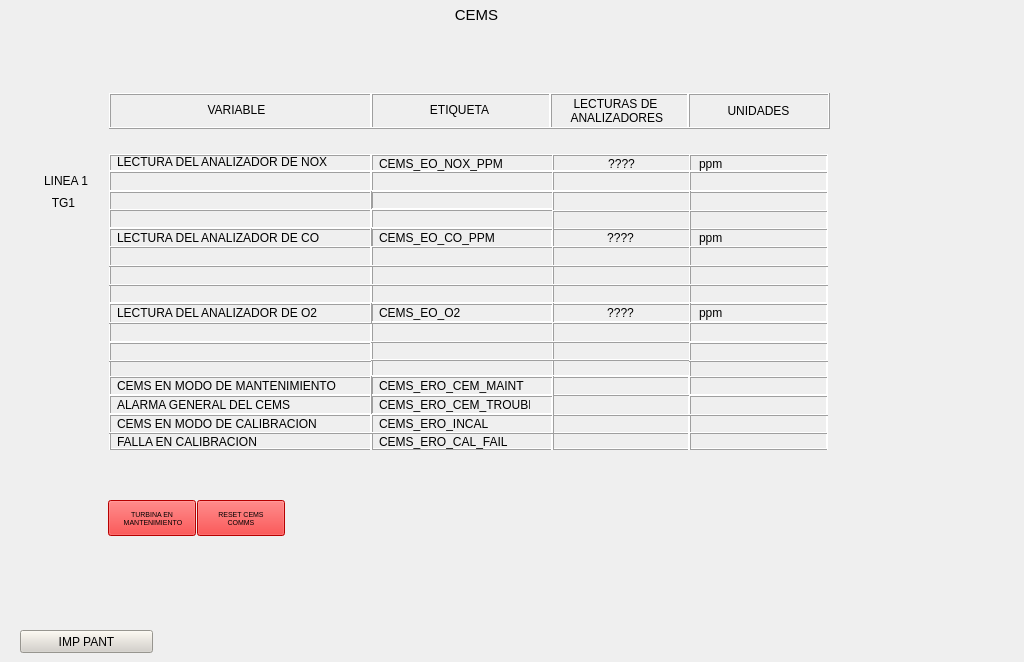
<?xml version="1.0" encoding="UTF-8"?>
<ui version="4.0">
 <class>Widget</class>
 <widget class="QWidget" name="Widget">
  <property name="geometry">
   <rect>
    <x>0</x>
    <y>0</y>
    <width>1024</width>
    <height>662</height>
   </rect>
  </property>
  <property name="minimumSize">
   <size>
    <width>1024</width>
    <height>662</height>
   </size>
  </property>
  <property name="maximumSize">
   <size>
    <width>1024</width>
    <height>662</height>
   </size>
  </property>
  <property name="windowTitle">
   <string>Widget</string>
  </property>
  <widget class="QLabel" name="lbLinea">
   <property name="geometry">
    <rect>
     <x>0</x>
     <y>0</y>
     <width>1024</width>
     <height>662</height>
    </rect>
   </property>
   <property name="text">
    <string/>
   </property>
   <property name="pixmap">
    <pixmap resource="../Resources.qrc">:/Resources/PNG/BackGround.png</pixmap>
   </property>
   <property name="scaledContents">
    <bool>true</bool>
   </property>
  </widget>
  <widget class="QFrame" name="frameLinea">
   <property name="geometry">
    <rect>
     <x>30</x>
     <y>150</y>
     <width>68</width>
     <height>115</height>
    </rect>
   </property>
   <property name="styleSheet">
    <string notr="true">background-color: rgba(255, 255, 255, 0);</string>
   </property>
   <property name="frameShape">
    <enum>QFrame::Box</enum>
   </property>
   <property name="frameShadow">
    <enum>QFrame::Raised</enum>
   </property>
   <widget class="QLabel" name="lbLineaT">
    <property name="geometry">
     <rect>
      <x>10</x>
      <y>20</y>
      <width>52</width>
      <height>22</height>
     </rect>
    </property>
    <property name="text">
     <string>LINEA 1</string>
    </property>
    <property name="alignment">
     <set>Qt::AlignCenter</set>
    </property>
   </widget>
   <widget class="QLabel" name="lbTG1T">
    <property name="geometry">
     <rect>
      <x>18</x>
      <y>45</y>
      <width>31</width>
      <height>16</height>
     </rect>
    </property>
    <property name="text">
     <string>TG1</string>
    </property>
    <property name="alignment">
     <set>Qt::AlignCenter</set>
    </property>
   </widget>
  </widget>
  <widget class="QFrame" name="frameVariable">
   <property name="geometry">
    <rect>
     <x>109</x>
     <y>93</y>
     <width>263</width>
     <height>36</height>
    </rect>
   </property>
   <property name="frameShape">
    <enum>QFrame::Box</enum>
   </property>
   <property name="frameShadow">
    <enum>QFrame::Raised</enum>
   </property>
   <widget class="QLabel" name="lbEncabezadoT">
    <property name="geometry">
     <rect>
      <x>12</x>
      <y>7</y>
      <width>231</width>
      <height>20</height>
     </rect>
    </property>
    <property name="font">
     <font>
      <pointsize>9</pointsize>
     </font>
    </property>
    <property name="text">
     <string>VARIABLE</string>
    </property>
    <property name="alignment">
     <set>Qt::AlignCenter</set>
    </property>
   </widget>
  </widget>
  <widget class="QFrame" name="frameEtiq">
   <property name="geometry">
    <rect>
     <x>371</x>
     <y>93</y>
     <width>180</width>
     <height>36</height>
    </rect>
   </property>
   <property name="font">
    <font>
     <pointsize>9</pointsize>
    </font>
   </property>
   <property name="frameShape">
    <enum>QFrame::Box</enum>
   </property>
   <property name="frameShadow">
    <enum>QFrame::Raised</enum>
   </property>
   <widget class="QLabel" name="lbEtiqT">
    <property name="geometry">
     <rect>
      <x>13</x>
      <y>7</y>
      <width>151</width>
      <height>20</height>
     </rect>
    </property>
    <property name="text">
     <string>ETIQUETA</string>
    </property>
    <property name="alignment">
     <set>Qt::AlignCenter</set>
    </property>
   </widget>
  </widget>
  <widget class="QFrame" name="frame">
   <property name="geometry">
    <rect>
     <x>550</x>
     <y>93</y>
     <width>139</width>
     <height>36</height>
    </rect>
   </property>
   <property name="frameShape">
    <enum>QFrame::Box</enum>
   </property>
   <property name="frameShadow">
    <enum>QFrame::Raised</enum>
   </property>
   <widget class="QLabel" name="lbLecT">
    <property name="geometry">
     <rect>
      <x>10</x>
      <y>0</y>
      <width>111</width>
      <height>36</height>
     </rect>
    </property>
    <property name="text">
     <string>LECTURAS DE
 ANALIZADORES</string>
    </property>
    <property name="alignment">
     <set>Qt::AlignCenter</set>
    </property>
   </widget>
  </widget>
  <widget class="QFrame" name="frame_2">
   <property name="geometry">
    <rect>
     <x>688</x>
     <y>93</y>
     <width>142</width>
     <height>36</height>
    </rect>
   </property>
   <property name="frameShape">
    <enum>QFrame::Box</enum>
   </property>
   <property name="frameShadow">
    <enum>QFrame::Raised</enum>
   </property>
   <widget class="QLabel" name="lbUnidT">
    <property name="geometry">
     <rect>
      <x>20</x>
      <y>7</y>
      <width>101</width>
      <height>21</height>
     </rect>
    </property>
    <property name="font">
     <font>
      <pointsize>9</pointsize>
     </font>
    </property>
    <property name="text">
     <string>UNIDADES</string>
    </property>
    <property name="alignment">
     <set>Qt::AlignCenter</set>
    </property>
   </widget>
  </widget>
  <widget class="QLabel" name="lbCemsT">
   <property name="geometry">
    <rect>
     <x>442</x>
     <y>6</y>
     <width>69</width>
     <height>17</height>
    </rect>
   </property>
   <property name="font">
    <font>
     <pointsize>11</pointsize>
    </font>
   </property>
   <property name="text">
    <string>CEMS</string>
   </property>
   <property name="alignment">
    <set>Qt::AlignCenter</set>
   </property>
  </widget>
  <widget class="QFrame" name="frame_3">
   <property name="geometry">
    <rect>
     <x>109</x>
     <y>154</y>
     <width>719</width>
     <height>296</height>
    </rect>
   </property>
   <property name="styleSheet">
    <string notr="true">borde: rgb(0, 0, 0);</string>
   </property>
   <property name="frameShape">
    <enum>QFrame::Box</enum>
   </property>
   <property name="frameShadow">
    <enum>QFrame::Raised</enum>
   </property>
   <widget class="QFrame" name="frame_4">
    <property name="geometry">
     <rect>
      <x>0</x>
      <y>0</y>
      <width>263</width>
      <height>18</height>
     </rect>
    </property>
    <property name="frameShape">
     <enum>QFrame::Box</enum>
    </property>
    <property name="frameShadow">
     <enum>QFrame::Raised</enum>
    </property>
    <widget class="QLabel" name="lbLectNoxT">
     <property name="geometry">
      <rect>
       <x>8</x>
       <y>0</y>
       <width>241</width>
       <height>16</height>
      </rect>
     </property>
     <property name="font">
      <font>
       <pointsize>9</pointsize>
      </font>
     </property>
     <property name="text">
      <string>LECTURA DEL ANALIZADOR DE NOX</string>
     </property>
     <property name="alignment">
      <set>Qt::AlignLeading|Qt::AlignLeft|Qt::AlignVCenter</set>
     </property>
    </widget>
   </widget>
   <widget class="QFrame" name="frame_5">
    <property name="geometry">
     <rect>
      <x>262</x>
      <y>0</y>
      <width>183</width>
      <height>18</height>
     </rect>
    </property>
    <property name="frameShape">
     <enum>QFrame::Box</enum>
    </property>
    <property name="frameShadow">
     <enum>QFrame::Raised</enum>
    </property>
    <widget class="QLabel" name="lbCemsNoxT">
     <property name="geometry">
      <rect>
       <x>8</x>
       <y>0</y>
       <width>151</width>
       <height>20</height>
      </rect>
     </property>
     <property name="font">
      <font>
       <pointsize>9</pointsize>
      </font>
     </property>
     <property name="text">
      <string>CEMS_EO_NOX_PPM</string>
     </property>
    </widget>
   </widget>
   <widget class="QFrame" name="frame_6">
    <property name="geometry">
     <rect>
      <x>443</x>
      <y>0</y>
      <width>139</width>
      <height>18</height>
     </rect>
    </property>
    <property name="frameShape">
     <enum>QFrame::Box</enum>
    </property>
    <property name="frameShadow">
     <enum>QFrame::Raised</enum>
    </property>
    <widget class="QLabel" name="lbNox">
     <property name="geometry">
      <rect>
       <x>14</x>
       <y>0</y>
       <width>111</width>
       <height>20</height>
      </rect>
     </property>
     <property name="font">
      <font>
       <pointsize>9</pointsize>
      </font>
     </property>
     <property name="text">
      <string>????</string>
     </property>
     <property name="alignment">
      <set>Qt::AlignCenter</set>
     </property>
    </widget>
   </widget>
   <widget class="QFrame" name="frame_7">
    <property name="geometry">
     <rect>
      <x>580</x>
      <y>0</y>
      <width>140</width>
      <height>18</height>
     </rect>
    </property>
    <property name="frameShape">
     <enum>QFrame::Box</enum>
    </property>
    <property name="frameShadow">
     <enum>QFrame::Raised</enum>
    </property>
    <widget class="QLabel" name="lBNoxU">
     <property name="geometry">
      <rect>
       <x>10</x>
       <y>0</y>
       <width>111</width>
       <height>20</height>
      </rect>
     </property>
     <property name="font">
      <font>
       <pointsize>9</pointsize>
      </font>
     </property>
     <property name="text">
      <string>ppm</string>
     </property>
    </widget>
   </widget>
   <widget class="QFrame" name="frame_8">
    <property name="geometry">
     <rect>
      <x>0</x>
      <y>17</y>
      <width>263</width>
      <height>21</height>
     </rect>
    </property>
    <property name="frameShape">
     <enum>QFrame::Box</enum>
    </property>
    <property name="frameShadow">
     <enum>QFrame::Raised</enum>
    </property>
   </widget>
   <widget class="QFrame" name="frame_9">
    <property name="geometry">
     <rect>
      <x>262</x>
      <y>17</y>
      <width>183</width>
      <height>21</height>
     </rect>
    </property>
    <property name="frameShape">
     <enum>QFrame::Box</enum>
    </property>
    <property name="frameShadow">
     <enum>QFrame::Raised</enum>
    </property>
   </widget>
   <widget class="QFrame" name="frame_10">
    <property name="geometry">
     <rect>
      <x>443</x>
      <y>17</y>
      <width>139</width>
      <height>21</height>
     </rect>
    </property>
    <property name="frameShape">
     <enum>QFrame::Box</enum>
    </property>
    <property name="frameShadow">
     <enum>QFrame::Raised</enum>
    </property>
   </widget>
   <widget class="QFrame" name="frame_17">
    <property name="geometry">
     <rect>
      <x>580</x>
      <y>17</y>
      <width>140</width>
      <height>21</height>
     </rect>
    </property>
    <property name="frameShape">
     <enum>QFrame::Box</enum>
    </property>
    <property name="frameShadow">
     <enum>QFrame::Raised</enum>
    </property>
   </widget>
   <widget class="QFrame" name="frame_18">
    <property name="geometry">
     <rect>
      <x>262</x>
      <y>37</y>
      <width>183</width>
      <height>19</height>
     </rect>
    </property>
    <property name="frameShape">
     <enum>QFrame::Box</enum>
    </property>
    <property name="frameShadow">
     <enum>QFrame::Raised</enum>
    </property>
   </widget>
   <widget class="QFrame" name="frame_27">
    <property name="geometry">
     <rect>
      <x>0</x>
      <y>37</y>
      <width>263</width>
      <height>20</height>
     </rect>
    </property>
    <property name="frameShape">
     <enum>QFrame::Box</enum>
    </property>
    <property name="frameShadow">
     <enum>QFrame::Raised</enum>
    </property>
   </widget>
   <widget class="QFrame" name="frame_28">
    <property name="geometry">
     <rect>
      <x>580</x>
      <y>37</y>
      <width>140</width>
      <height>21</height>
     </rect>
    </property>
    <property name="frameShape">
     <enum>QFrame::Box</enum>
    </property>
    <property name="frameShadow">
     <enum>QFrame::Raised</enum>
    </property>
   </widget>
   <widget class="QFrame" name="frame_29">
    <property name="geometry">
     <rect>
      <x>443</x>
      <y>37</y>
      <width>139</width>
      <height>21</height>
     </rect>
    </property>
    <property name="frameShape">
     <enum>QFrame::Box</enum>
    </property>
    <property name="frameShadow">
     <enum>QFrame::Raised</enum>
    </property>
   </widget>
   <widget class="QFrame" name="frame_30">
    <property name="geometry">
     <rect>
      <x>0</x>
      <y>55</y>
      <width>263</width>
      <height>20</height>
     </rect>
    </property>
    <property name="frameShape">
     <enum>QFrame::Box</enum>
    </property>
    <property name="frameShadow">
     <enum>QFrame::Raised</enum>
    </property>
   </widget>
   <widget class="QFrame" name="frame_31">
    <property name="geometry">
     <rect>
      <x>262</x>
      <y>55</y>
      <width>183</width>
      <height>20</height>
     </rect>
    </property>
    <property name="frameShape">
     <enum>QFrame::Box</enum>
    </property>
    <property name="frameShadow">
     <enum>QFrame::Raised</enum>
    </property>
   </widget>
   <widget class="QFrame" name="frame_32">
    <property name="geometry">
     <rect>
      <x>443</x>
      <y>56</y>
      <width>139</width>
      <height>20</height>
     </rect>
    </property>
    <property name="frameShape">
     <enum>QFrame::Box</enum>
    </property>
    <property name="frameShadow">
     <enum>QFrame::Raised</enum>
    </property>
   </widget>
   <widget class="QFrame" name="frame_33">
    <property name="geometry">
     <rect>
      <x>580</x>
      <y>56</y>
      <width>140</width>
      <height>20</height>
     </rect>
    </property>
    <property name="frameShape">
     <enum>QFrame::Box</enum>
    </property>
    <property name="frameShadow">
     <enum>QFrame::Raised</enum>
    </property>
   </widget>
   <widget class="QFrame" name="frame_34">
    <property name="geometry">
     <rect>
      <x>580</x>
      <y>74</y>
      <width>140</width>
      <height>20</height>
     </rect>
    </property>
    <property name="frameShape">
     <enum>QFrame::Box</enum>
    </property>
    <property name="frameShadow">
     <enum>QFrame::Raised</enum>
    </property>
    <widget class="QLabel" name="lbCoU">
     <property name="geometry">
      <rect>
       <x>10</x>
       <y>0</y>
       <width>111</width>
       <height>20</height>
      </rect>
     </property>
     <property name="font">
      <font>
       <pointsize>9</pointsize>
      </font>
     </property>
     <property name="text">
      <string>ppm</string>
     </property>
    </widget>
   </widget>
   <widget class="QFrame" name="frame_35">
    <property name="geometry">
     <rect>
      <x>442</x>
      <y>74</y>
      <width>140</width>
      <height>20</height>
     </rect>
    </property>
    <property name="frameShape">
     <enum>QFrame::Box</enum>
    </property>
    <property name="frameShadow">
     <enum>QFrame::Raised</enum>
    </property>
    <widget class="QLabel" name="lbCo">
     <property name="geometry">
      <rect>
       <x>14</x>
       <y>0</y>
       <width>111</width>
       <height>20</height>
      </rect>
     </property>
     <property name="font">
      <font>
       <pointsize>9</pointsize>
      </font>
     </property>
     <property name="text">
      <string>????</string>
     </property>
     <property name="alignment">
      <set>Qt::AlignCenter</set>
     </property>
    </widget>
   </widget>
   <widget class="QFrame" name="frame_36">
    <property name="geometry">
     <rect>
      <x>262</x>
      <y>74</y>
      <width>183</width>
      <height>20</height>
     </rect>
    </property>
    <property name="frameShape">
     <enum>QFrame::Box</enum>
    </property>
    <property name="frameShadow">
     <enum>QFrame::Raised</enum>
    </property>
    <widget class="QLabel" name="lbCemsCoT">
     <property name="geometry">
      <rect>
       <x>8</x>
       <y>0</y>
       <width>151</width>
       <height>20</height>
      </rect>
     </property>
     <property name="font">
      <font>
       <pointsize>9</pointsize>
      </font>
     </property>
     <property name="text">
      <string>CEMS_EO_CO_PPM</string>
     </property>
    </widget>
   </widget>
   <widget class="QFrame" name="frame_37">
    <property name="geometry">
     <rect>
      <x>0</x>
      <y>74</y>
      <width>263</width>
      <height>20</height>
     </rect>
    </property>
    <property name="frameShape">
     <enum>QFrame::Box</enum>
    </property>
    <property name="frameShadow">
     <enum>QFrame::Raised</enum>
    </property>
    <widget class="QLabel" name="lbLectCoT">
     <property name="geometry">
      <rect>
       <x>8</x>
       <y>0</y>
       <width>231</width>
       <height>20</height>
      </rect>
     </property>
     <property name="font">
      <font>
       <pointsize>9</pointsize>
      </font>
     </property>
     <property name="text">
      <string>LECTURA DEL ANALIZADOR DE CO</string>
     </property>
     <property name="alignment">
      <set>Qt::AlignLeading|Qt::AlignLeft|Qt::AlignVCenter</set>
     </property>
    </widget>
   </widget>
   <widget class="QFrame" name="frame_38">
    <property name="geometry">
     <rect>
      <x>0</x>
      <y>130</y>
      <width>263</width>
      <height>20</height>
     </rect>
    </property>
    <property name="frameShape">
     <enum>QFrame::Box</enum>
    </property>
    <property name="frameShadow">
     <enum>QFrame::Raised</enum>
    </property>
   </widget>
   <widget class="QFrame" name="frame_39">
    <property name="geometry">
     <rect>
      <x>0</x>
      <y>111</y>
      <width>263</width>
      <height>21</height>
     </rect>
    </property>
    <property name="frameShape">
     <enum>QFrame::Box</enum>
    </property>
    <property name="frameShadow">
     <enum>QFrame::Raised</enum>
    </property>
   </widget>
   <widget class="QFrame" name="frame_41">
    <property name="geometry">
     <rect>
      <x>0</x>
      <y>92</y>
      <width>263</width>
      <height>21</height>
     </rect>
    </property>
    <property name="frameShape">
     <enum>QFrame::Box</enum>
    </property>
    <property name="frameShadow">
     <enum>QFrame::Raised</enum>
    </property>
   </widget>
   <widget class="QFrame" name="frame_42">
    <property name="geometry">
     <rect>
      <x>262</x>
      <y>130</y>
      <width>183</width>
      <height>20</height>
     </rect>
    </property>
    <property name="frameShape">
     <enum>QFrame::Box</enum>
    </property>
    <property name="frameShadow">
     <enum>QFrame::Raised</enum>
    </property>
   </widget>
   <widget class="QFrame" name="frame_66">
    <property name="geometry">
     <rect>
      <x>262</x>
      <y>111</y>
      <width>183</width>
      <height>21</height>
     </rect>
    </property>
    <property name="frameShape">
     <enum>QFrame::Box</enum>
    </property>
    <property name="frameShadow">
     <enum>QFrame::Raised</enum>
    </property>
   </widget>
   <widget class="QFrame" name="frame_67">
    <property name="geometry">
     <rect>
      <x>262</x>
      <y>92</y>
      <width>183</width>
      <height>21</height>
     </rect>
    </property>
    <property name="frameShape">
     <enum>QFrame::Box</enum>
    </property>
    <property name="frameShadow">
     <enum>QFrame::Raised</enum>
    </property>
   </widget>
   <widget class="QFrame" name="frame_68">
    <property name="geometry">
     <rect>
      <x>443</x>
      <y>130</y>
      <width>139</width>
      <height>20</height>
     </rect>
    </property>
    <property name="frameShape">
     <enum>QFrame::Box</enum>
    </property>
    <property name="frameShadow">
     <enum>QFrame::Raised</enum>
    </property>
   </widget>
   <widget class="QFrame" name="frame_95">
    <property name="geometry">
     <rect>
      <x>443</x>
      <y>111</y>
      <width>139</width>
      <height>21</height>
     </rect>
    </property>
    <property name="frameShape">
     <enum>QFrame::Box</enum>
    </property>
    <property name="frameShadow">
     <enum>QFrame::Raised</enum>
    </property>
   </widget>
   <widget class="QFrame" name="frame_96">
    <property name="geometry">
     <rect>
      <x>443</x>
      <y>92</y>
      <width>139</width>
      <height>21</height>
     </rect>
    </property>
    <property name="frameShape">
     <enum>QFrame::Box</enum>
    </property>
    <property name="frameShadow">
     <enum>QFrame::Raised</enum>
    </property>
   </widget>
   <widget class="QFrame" name="frame_97">
    <property name="geometry">
     <rect>
      <x>580</x>
      <y>130</y>
      <width>140</width>
      <height>20</height>
     </rect>
    </property>
    <property name="frameShape">
     <enum>QFrame::Box</enum>
    </property>
    <property name="frameShadow">
     <enum>QFrame::Raised</enum>
    </property>
   </widget>
   <widget class="QFrame" name="frame_127">
    <property name="geometry">
     <rect>
      <x>580</x>
      <y>111</y>
      <width>140</width>
      <height>21</height>
     </rect>
    </property>
    <property name="frameShape">
     <enum>QFrame::Box</enum>
    </property>
    <property name="frameShadow">
     <enum>QFrame::Raised</enum>
    </property>
   </widget>
   <widget class="QFrame" name="frame_128">
    <property name="geometry">
     <rect>
      <x>580</x>
      <y>92</y>
      <width>140</width>
      <height>21</height>
     </rect>
    </property>
    <property name="frameShape">
     <enum>QFrame::Box</enum>
    </property>
    <property name="frameShadow">
     <enum>QFrame::Raised</enum>
    </property>
   </widget>
   <widget class="QFrame" name="frame_129">
    <property name="geometry">
     <rect>
      <x>580</x>
      <y>149</y>
      <width>140</width>
      <height>20</height>
     </rect>
    </property>
    <property name="frameShape">
     <enum>QFrame::Box</enum>
    </property>
    <property name="frameShadow">
     <enum>QFrame::Raised</enum>
    </property>
    <widget class="QLabel" name="lbO2U">
     <property name="geometry">
      <rect>
       <x>10</x>
       <y>0</y>
       <width>111</width>
       <height>20</height>
      </rect>
     </property>
     <property name="font">
      <font>
       <pointsize>9</pointsize>
      </font>
     </property>
     <property name="text">
      <string>ppm</string>
     </property>
    </widget>
   </widget>
   <widget class="QFrame" name="frame_131">
    <property name="geometry">
     <rect>
      <x>442</x>
      <y>149</y>
      <width>140</width>
      <height>20</height>
     </rect>
    </property>
    <property name="frameShape">
     <enum>QFrame::Box</enum>
    </property>
    <property name="frameShadow">
     <enum>QFrame::Raised</enum>
    </property>
    <widget class="QLabel" name="lbO2">
     <property name="geometry">
      <rect>
       <x>14</x>
       <y>0</y>
       <width>111</width>
       <height>20</height>
      </rect>
     </property>
     <property name="font">
      <font>
       <pointsize>9</pointsize>
      </font>
     </property>
     <property name="text">
      <string>????</string>
     </property>
     <property name="alignment">
      <set>Qt::AlignCenter</set>
     </property>
    </widget>
   </widget>
   <widget class="QFrame" name="frame_132">
    <property name="geometry">
     <rect>
      <x>262</x>
      <y>149</y>
      <width>183</width>
      <height>20</height>
     </rect>
    </property>
    <property name="frameShape">
     <enum>QFrame::Box</enum>
    </property>
    <property name="frameShadow">
     <enum>QFrame::Raised</enum>
    </property>
    <widget class="QLabel" name="lbCemsO2T">
     <property name="geometry">
      <rect>
       <x>8</x>
       <y>0</y>
       <width>151</width>
       <height>20</height>
      </rect>
     </property>
     <property name="font">
      <font>
       <pointsize>9</pointsize>
      </font>
     </property>
     <property name="text">
      <string>CEMS_EO_O2</string>
     </property>
    </widget>
   </widget>
   <widget class="QFrame" name="frame_133">
    <property name="geometry">
     <rect>
      <x>0</x>
      <y>206</y>
      <width>263</width>
      <height>18</height>
     </rect>
    </property>
    <property name="frameShape">
     <enum>QFrame::Box</enum>
    </property>
    <property name="frameShadow">
     <enum>QFrame::Raised</enum>
    </property>
   </widget>
   <widget class="QFrame" name="frame_134">
    <property name="geometry">
     <rect>
      <x>0</x>
      <y>168</y>
      <width>263</width>
      <height>21</height>
     </rect>
    </property>
    <property name="frameShape">
     <enum>QFrame::Box</enum>
    </property>
    <property name="frameShadow">
     <enum>QFrame::Raised</enum>
    </property>
   </widget>
   <widget class="QFrame" name="frame_135">
    <property name="geometry">
     <rect>
      <x>0</x>
      <y>188</y>
      <width>263</width>
      <height>20</height>
     </rect>
    </property>
    <property name="frameShape">
     <enum>QFrame::Box</enum>
    </property>
    <property name="frameShadow">
     <enum>QFrame::Raised</enum>
    </property>
   </widget>
   <widget class="QFrame" name="frame_138">
    <property name="geometry">
     <rect>
      <x>262</x>
      <y>205</y>
      <width>183</width>
      <height>18</height>
     </rect>
    </property>
    <property name="frameShape">
     <enum>QFrame::Box</enum>
    </property>
    <property name="frameShadow">
     <enum>QFrame::Raised</enum>
    </property>
   </widget>
   <widget class="QFrame" name="frame_178">
    <property name="geometry">
     <rect>
      <x>262</x>
      <y>187</y>
      <width>183</width>
      <height>20</height>
     </rect>
    </property>
    <property name="frameShape">
     <enum>QFrame::Box</enum>
    </property>
    <property name="frameShadow">
     <enum>QFrame::Raised</enum>
    </property>
   </widget>
   <widget class="QFrame" name="frame_179">
    <property name="geometry">
     <rect>
      <x>262</x>
      <y>168</y>
      <width>183</width>
      <height>21</height>
     </rect>
    </property>
    <property name="frameShape">
     <enum>QFrame::Box</enum>
    </property>
    <property name="frameShadow">
     <enum>QFrame::Raised</enum>
    </property>
   </widget>
   <widget class="QFrame" name="frame_180">
    <property name="geometry">
     <rect>
      <x>443</x>
      <y>205</y>
      <width>139</width>
      <height>18</height>
     </rect>
    </property>
    <property name="frameShape">
     <enum>QFrame::Box</enum>
    </property>
    <property name="frameShadow">
     <enum>QFrame::Raised</enum>
    </property>
   </widget>
   <widget class="QFrame" name="frame_181">
    <property name="geometry">
     <rect>
      <x>443</x>
      <y>187</y>
      <width>139</width>
      <height>20</height>
     </rect>
    </property>
    <property name="frameShape">
     <enum>QFrame::Box</enum>
    </property>
    <property name="frameShadow">
     <enum>QFrame::Raised</enum>
    </property>
   </widget>
   <widget class="QFrame" name="frame_182">
    <property name="geometry">
     <rect>
      <x>443</x>
      <y>168</y>
      <width>139</width>
      <height>21</height>
     </rect>
    </property>
    <property name="frameShape">
     <enum>QFrame::Box</enum>
    </property>
    <property name="frameShadow">
     <enum>QFrame::Raised</enum>
    </property>
   </widget>
   <widget class="QFrame" name="frame_183">
    <property name="geometry">
     <rect>
      <x>442</x>
      <y>260</y>
      <width>139</width>
      <height>20</height>
     </rect>
    </property>
    <property name="frameShape">
     <enum>QFrame::Box</enum>
    </property>
    <property name="frameShadow">
     <enum>QFrame::Raised</enum>
    </property>
   </widget>
   <widget class="QFrame" name="frame_184">
    <property name="geometry">
     <rect>
      <x>442</x>
      <y>240</y>
      <width>139</width>
      <height>22</height>
     </rect>
    </property>
    <property name="frameShape">
     <enum>QFrame::Box</enum>
    </property>
    <property name="frameShadow">
     <enum>QFrame::Raised</enum>
    </property>
   </widget>
   <widget class="QFrame" name="frame_185">
    <property name="geometry">
     <rect>
      <x>442</x>
      <y>222</y>
      <width>139</width>
      <height>20</height>
     </rect>
    </property>
    <property name="frameShape">
     <enum>QFrame::Box</enum>
    </property>
    <property name="frameShadow">
     <enum>QFrame::Raised</enum>
    </property>
   </widget>
   <widget class="QFrame" name="frame_186">
    <property name="geometry">
     <rect>
      <x>442</x>
      <y>278</y>
      <width>139</width>
      <height>20</height>
     </rect>
    </property>
    <property name="frameShape">
     <enum>QFrame::Box</enum>
    </property>
    <property name="frameShadow">
     <enum>QFrame::Raised</enum>
    </property>
   </widget>
   <widget class="QFrame" name="frame_187">
    <property name="geometry">
     <rect>
      <x>580</x>
      <y>206</y>
      <width>140</width>
      <height>18</height>
     </rect>
    </property>
    <property name="frameShape">
     <enum>QFrame::Box</enum>
    </property>
    <property name="frameShadow">
     <enum>QFrame::Raised</enum>
    </property>
   </widget>
   <widget class="QFrame" name="frame_188">
    <property name="geometry">
     <rect>
      <x>580</x>
      <y>168</y>
      <width>140</width>
      <height>21</height>
     </rect>
    </property>
    <property name="frameShape">
     <enum>QFrame::Box</enum>
    </property>
    <property name="frameShadow">
     <enum>QFrame::Raised</enum>
    </property>
   </widget>
   <widget class="QFrame" name="frame_189">
    <property name="geometry">
     <rect>
      <x>580</x>
      <y>188</y>
      <width>140</width>
      <height>20</height>
     </rect>
    </property>
    <property name="frameShape">
     <enum>QFrame::Box</enum>
    </property>
    <property name="frameShadow">
     <enum>QFrame::Raised</enum>
    </property>
   </widget>
   <widget class="QFrame" name="frame_190">
    <property name="geometry">
     <rect>
      <x>580</x>
      <y>260</y>
      <width>140</width>
      <height>20</height>
     </rect>
    </property>
    <property name="frameShape">
     <enum>QFrame::Box</enum>
    </property>
    <property name="frameShadow">
     <enum>QFrame::Raised</enum>
    </property>
   </widget>
   <widget class="QFrame" name="frame_191">
    <property name="geometry">
     <rect>
      <x>580</x>
      <y>222</y>
      <width>140</width>
      <height>20</height>
     </rect>
    </property>
    <property name="frameShape">
     <enum>QFrame::Box</enum>
    </property>
    <property name="frameShadow">
     <enum>QFrame::Raised</enum>
    </property>
   </widget>
   <widget class="QFrame" name="frame_192">
    <property name="geometry">
     <rect>
      <x>580</x>
      <y>241</y>
      <width>140</width>
      <height>21</height>
     </rect>
    </property>
    <property name="frameShape">
     <enum>QFrame::Box</enum>
    </property>
    <property name="frameShadow">
     <enum>QFrame::Raised</enum>
    </property>
   </widget>
   <widget class="QFrame" name="frame_193">
    <property name="geometry">
     <rect>
      <x>580</x>
      <y>278</y>
      <width>140</width>
      <height>20</height>
     </rect>
    </property>
    <property name="frameShape">
     <enum>QFrame::Box</enum>
    </property>
    <property name="frameShadow">
     <enum>QFrame::Raised</enum>
    </property>
   </widget>
   <widget class="QFrame" name="frame_194">
    <property name="geometry">
     <rect>
      <x>262</x>
      <y>222</y>
      <width>183</width>
      <height>20</height>
     </rect>
    </property>
    <property name="frameShape">
     <enum>QFrame::Box</enum>
    </property>
    <property name="frameShadow">
     <enum>QFrame::Raised</enum>
    </property>
    <widget class="QLabel" name="lbCemsEroMantT">
     <property name="geometry">
      <rect>
       <x>8</x>
       <y>0</y>
       <width>151</width>
       <height>20</height>
      </rect>
     </property>
     <property name="font">
      <font>
       <pointsize>9</pointsize>
      </font>
     </property>
     <property name="text">
      <string>CEMS_ERO_CEM_MAINT</string>
     </property>
    </widget>
   </widget>
   <widget class="QFrame" name="frame_195">
    <property name="geometry">
     <rect>
      <x>0</x>
      <y>222</y>
      <width>263</width>
      <height>20</height>
     </rect>
    </property>
    <property name="frameShape">
     <enum>QFrame::Box</enum>
    </property>
    <property name="frameShadow">
     <enum>QFrame::Raised</enum>
    </property>
    <widget class="QLabel" name="lbCemsMantT">
     <property name="geometry">
      <rect>
       <x>8</x>
       <y>0</y>
       <width>231</width>
       <height>20</height>
      </rect>
     </property>
     <property name="font">
      <font>
       <pointsize>9</pointsize>
      </font>
     </property>
     <property name="text">
      <string>CEMS EN MODO DE MANTENIMIENTO</string>
     </property>
     <property name="alignment">
      <set>Qt::AlignLeading|Qt::AlignLeft|Qt::AlignVCenter</set>
     </property>
    </widget>
   </widget>
   <widget class="QFrame" name="frame_196">
    <property name="geometry">
     <rect>
      <x>262</x>
      <y>241</y>
      <width>183</width>
      <height>20</height>
     </rect>
    </property>
    <property name="frameShape">
     <enum>QFrame::Box</enum>
    </property>
    <property name="frameShadow">
     <enum>QFrame::Raised</enum>
    </property>
    <widget class="QLabel" name="lbCemsEroTroubleT">
     <property name="geometry">
      <rect>
       <x>8</x>
       <y>0</y>
       <width>151</width>
       <height>20</height>
      </rect>
     </property>
     <property name="font">
      <font>
       <pointsize>9</pointsize>
      </font>
     </property>
     <property name="text">
      <string>CEMS_ERO_CEM_TROUBLE</string>
     </property>
    </widget>
   </widget>
   <widget class="QFrame" name="frame_197">
    <property name="geometry">
     <rect>
      <x>0</x>
      <y>241</y>
      <width>263</width>
      <height>20</height>
     </rect>
    </property>
    <property name="frameShape">
     <enum>QFrame::Box</enum>
    </property>
    <property name="frameShadow">
     <enum>QFrame::Raised</enum>
    </property>
    <widget class="QLabel" name="lbAlarmCemsT">
     <property name="geometry">
      <rect>
       <x>8</x>
       <y>0</y>
       <width>231</width>
       <height>20</height>
      </rect>
     </property>
     <property name="font">
      <font>
       <pointsize>9</pointsize>
      </font>
     </property>
     <property name="text">
      <string>ALARMA GENERAL DEL CEMS</string>
     </property>
     <property name="alignment">
      <set>Qt::AlignLeading|Qt::AlignLeft|Qt::AlignVCenter</set>
     </property>
    </widget>
   </widget>
   <widget class="QFrame" name="frame_198">
    <property name="geometry">
     <rect>
      <x>0</x>
      <y>278</y>
      <width>263</width>
      <height>20</height>
     </rect>
    </property>
    <property name="frameShape">
     <enum>QFrame::Box</enum>
    </property>
    <property name="frameShadow">
     <enum>QFrame::Raised</enum>
    </property>
    <widget class="QLabel" name="lbFallasCalibT">
     <property name="geometry">
      <rect>
       <x>8</x>
       <y>0</y>
       <width>231</width>
       <height>20</height>
      </rect>
     </property>
     <property name="font">
      <font>
       <pointsize>9</pointsize>
      </font>
     </property>
     <property name="text">
      <string>FALLA EN CALIBRACION</string>
     </property>
     <property name="alignment">
      <set>Qt::AlignLeading|Qt::AlignLeft|Qt::AlignVCenter</set>
     </property>
    </widget>
   </widget>
   <widget class="QFrame" name="frame_199">
    <property name="geometry">
     <rect>
      <x>0</x>
      <y>260</y>
      <width>263</width>
      <height>20</height>
     </rect>
    </property>
    <property name="frameShape">
     <enum>QFrame::Box</enum>
    </property>
    <property name="frameShadow">
     <enum>QFrame::Raised</enum>
    </property>
    <widget class="QLabel" name="lbCemsCalibT">
     <property name="geometry">
      <rect>
       <x>8</x>
       <y>0</y>
       <width>231</width>
       <height>20</height>
      </rect>
     </property>
     <property name="font">
      <font>
       <pointsize>9</pointsize>
      </font>
     </property>
     <property name="text">
      <string>CEMS EN MODO DE CALIBRACION</string>
     </property>
     <property name="alignment">
      <set>Qt::AlignLeading|Qt::AlignLeft|Qt::AlignVCenter</set>
     </property>
    </widget>
   </widget>
   <widget class="QFrame" name="frame_200">
    <property name="geometry">
     <rect>
      <x>262</x>
      <y>278</y>
      <width>183</width>
      <height>20</height>
     </rect>
    </property>
    <property name="frameShape">
     <enum>QFrame::Box</enum>
    </property>
    <property name="frameShadow">
     <enum>QFrame::Raised</enum>
    </property>
    <widget class="QLabel" name="lbCemsEroCalT">
     <property name="geometry">
      <rect>
       <x>8</x>
       <y>0</y>
       <width>151</width>
       <height>20</height>
      </rect>
     </property>
     <property name="font">
      <font>
       <pointsize>9</pointsize>
      </font>
     </property>
     <property name="text">
      <string>CEMS_ERO_CAL_FAIL</string>
     </property>
    </widget>
   </widget>
   <widget class="QFrame" name="frame_201">
    <property name="geometry">
     <rect>
      <x>262</x>
      <y>260</y>
      <width>183</width>
      <height>20</height>
     </rect>
    </property>
    <property name="frameShape">
     <enum>QFrame::Box</enum>
    </property>
    <property name="frameShadow">
     <enum>QFrame::Raised</enum>
    </property>
    <widget class="QLabel" name="lbCemsEroIncalT">
     <property name="geometry">
      <rect>
       <x>8</x>
       <y>0</y>
       <width>151</width>
       <height>20</height>
      </rect>
     </property>
     <property name="font">
      <font>
       <pointsize>9</pointsize>
      </font>
     </property>
     <property name="text">
      <string>CEMS_ERO_INCAL</string>
     </property>
    </widget>
   </widget>
   <widget class="QFrame" name="frame_130">
    <property name="geometry">
     <rect>
      <x>0</x>
      <y>149</y>
      <width>263</width>
      <height>21</height>
     </rect>
    </property>
    <property name="frameShape">
     <enum>QFrame::Box</enum>
    </property>
    <property name="frameShadow">
     <enum>QFrame::Raised</enum>
    </property>
    <widget class="QLabel" name="lbLectO2T">
     <property name="geometry">
      <rect>
       <x>8</x>
       <y>0</y>
       <width>231</width>
       <height>20</height>
      </rect>
     </property>
     <property name="font">
      <font>
       <pointsize>9</pointsize>
      </font>
     </property>
     <property name="text">
      <string>LECTURA DEL ANALIZADOR DE O2</string>
     </property>
     <property name="alignment">
      <set>Qt::AlignLeading|Qt::AlignLeft|Qt::AlignVCenter</set>
     </property>
    </widget>
   </widget>
  </widget>
  <widget class="QPushButton" name="btTurbinaMant">
   <property name="geometry">
    <rect>
     <x>108</x>
     <y>500</y>
     <width>88</width>
     <height>36</height>
    </rect>
   </property>
   <property name="font">
    <font>
     <pointsize>5</pointsize>
    </font>
   </property>
   <property name="styleSheet">
    <string notr="true">background-color: rgb(255, 0, 0);</string>
   </property>
   <property name="text">
    <string>TURBINA EN
 MANTENIMIENTO</string>
   </property>
  </widget>
  <widget class="QPushButton" name="btResetCems">
   <property name="geometry">
    <rect>
     <x>197</x>
     <y>500</y>
     <width>88</width>
     <height>36</height>
    </rect>
   </property>
   <property name="font">
    <font>
     <pointsize>5</pointsize>
    </font>
   </property>
   <property name="styleSheet">
    <string notr="true">background-color: rgb(255, 0, 0);</string>
   </property>
   <property name="text">
    <string>RESET CEMS
 COMMS </string>
   </property>
  </widget>
  <widget class="QPushButton" name="btImpPant">
   <property name="geometry">
    <rect>
     <x>20</x>
     <y>630</y>
     <width>133</width>
     <height>23</height>
    </rect>
   </property>
   <property name="styleSheet">
    <string notr="true">background-color: rgb(212, 208, 200);</string>
   </property>
   <property name="text">
    <string>IMP PANT</string>
   </property>
  </widget>
 </widget>
 <layoutdefault spacing="6" margin="11"/>
 <resources>
  <include location="../Resources.qrc"/>
 </resources>
 <connections/>
</ui>
